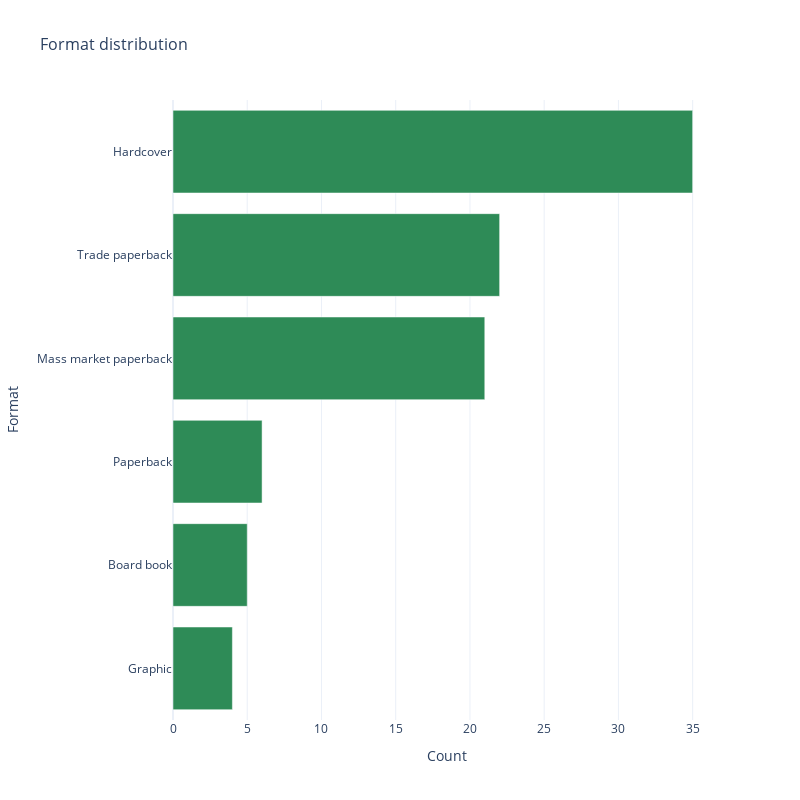

Write notebook code for a chart like this one.
### Markdown cell above
### 4.2.3 Format distribution

### Code cell
create_horizontal_bar_plot(sales_total, 'format')

### Figure 1 — Plotly figure (JSON) as saved in the notebook; plotly's stock layout.template omitted (floating-point values rounded to 4 significant figures)
{"data": [{"hovertemplate": "Count=%{x}<br>Format=%{y}<extra></extra>", "legendgroup": "", "marker": {"color": "seagreen", "pattern": {"shape": ""}}, "name": "", "orientation": "h", "showlegend": false, "textposition": "auto", "type": "bar", "x": [4, 5, 6, 21, 22, 35], "xaxis": "x", "y": ["Graphic", "Board book", "Paperback", "Mass market paperback", "Trade paperback", "Hardcover"], "yaxis": "y"}], "layout": {"barmode": "relative", "height": 800, "legend": {"tracegroupgap": 0}, "title": {"font": {"size": 16}, "text": "Format distribution"}, "width": 800, "xaxis": {"anchor": "y", "domain": [0, 1], "title": {"text": "Count"}}, "yaxis": {"anchor": "x", "domain": [0, 1], "title": {"text": "Format"}}}}
